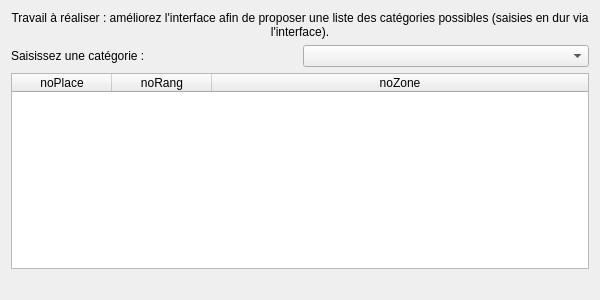
<?xml version="1.0" encoding="UTF-8"?>
<ui version="4.0">
 <class>fct_comp_1</class>
 <widget class="QDialog" name="fct_comp_1">
  <property name="geometry">
   <rect>
    <x>0</x>
    <y>0</y>
    <width>600</width>
    <height>300</height>
   </rect>
  </property>
  <property name="windowTitle">
   <string>Liste des places d'une catégorie (version 1)</string>
  </property>
  <property name="windowOpacity">
   <double>9.000000000000000</double>
  </property>
  <layout class="QVBoxLayout" name="verticalLayout">
   <item>
    <widget class="QLabel" name="label">
     <property name="text">
      <string>Travail à réaliser : améliorez l'interface afin de proposer une liste des catégories possibles (saisies en dur via l'interface).</string>
     </property>
     <property name="alignment">
      <set>Qt::AlignCenter</set>
     </property>
     <property name="wordWrap">
      <bool>true</bool>
     </property>
    </widget>
   </item>
   <item>
    <layout class="QHBoxLayout" name="horizontalLayout">
     <item>
      <widget class="QLabel" name="label_3">
       <property name="text">
        <string>Saisissez une catégorie :</string>
       </property>
      </widget>
     </item>
     <item>
      <widget class="QComboBox" name="comboBox_fct_comp_1">
       <item>
        <property name="text">
         <string/>
        </property>
       </item>
       <item>
        <property name="text">
         <string>orchestre</string>
        </property>
       </item>
       <item>
        <property name="text">
         <string>balcon</string>
        </property>
       </item>
       <item>
        <property name="text">
         <string>poulailler</string>
        </property>
       </item>
      </widget>
     </item>
    </layout>
   </item>
   <item>
    <widget class="QTableWidget" name="table_fct_comp_1">
     <attribute name="horizontalHeaderMinimumSectionSize">
      <number>50</number>
     </attribute>
     <attribute name="horizontalHeaderStretchLastSection">
      <bool>true</bool>
     </attribute>
     <attribute name="verticalHeaderVisible">
      <bool>false</bool>
     </attribute>
     <column>
      <property name="text">
       <string>noPlace</string>
      </property>
     </column>
     <column>
      <property name="text">
       <string>noRang</string>
      </property>
     </column>
     <column>
      <property name="text">
       <string>noZone</string>
      </property>
     </column>
    </widget>
   </item>
   <item>
    <widget class="QLabel" name="label_fct_comp_1">
     <property name="text">
      <string/>
     </property>
     <property name="alignment">
      <set>Qt::AlignCenter</set>
     </property>
    </widget>
   </item>
  </layout>
 </widget>
 <resources/>
 <connections>
  <connection>
   <sender>comboBox_fct_comp_1</sender>
   <signal>currentTextChanged(QString)</signal>
   <receiver>fct_comp_1</receiver>
   <slot>refreshResult1()</slot>
   <hints>
    <hint type="sourcelabel">
     <x>473</x>
     <y>57</y>
    </hint>
    <hint type="destinationlabel">
     <x>150</x>
     <y>39</y>
    </hint>
   </hints>
  </connection>
 </connections>
 <slots>
  <slot>refreshResult()</slot>
  <slot>refreshResult1()</slot>
 </slots>
</ui>
